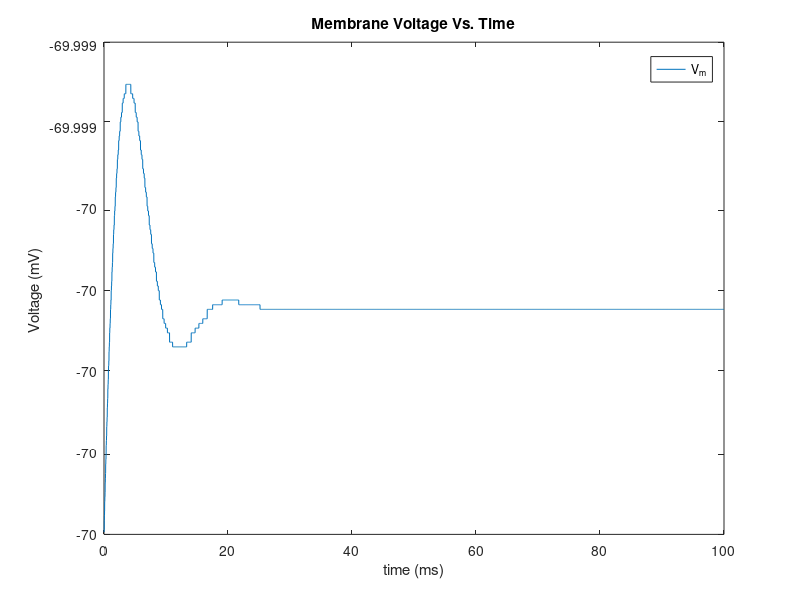
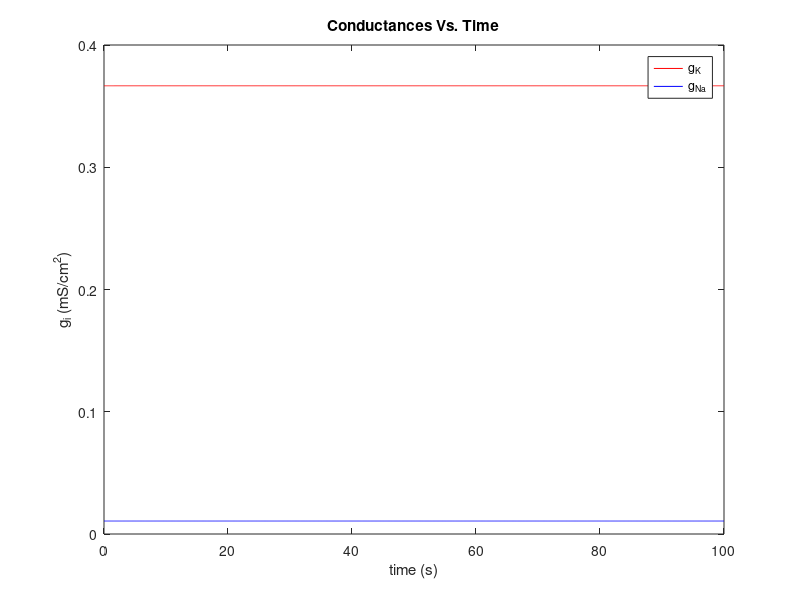

The MATLAB script that drew these images, in order:
%%%%%% Problem 1: No Current Stimulation %%%%%%%%

%% initialize constant values %%
g_bar_K = 36;
g_bar_Na = 120;
g_bar_L = 0.3;
E_K = -12; 
E_Na = 115;
E_L = 10.6;
Vm = 0;
V_rest = -70;
C_m = 1.0;
I = 0;

%% inital gate Variables %%
alpha_m = 0.1*((25-Vm)/(exp((25-Vm)/10) - 1));
beta_m = 4*exp(-Vm/18);
alpha_n = .01 * ((10-Vm)/(exp((10-Vm)/10) - 1));
beta_n = .125*exp(-Vm/80);
alpha_h = .07*exp(-Vm/20);
beta_h = 1/(exp((30-Vm)/10) + 1);

%% initialize gate constants in vector %% 
m(1) = alpha_m/(alpha_m+beta_m);
n(1) = alpha_n/(alpha_n+beta_n);
h(1) = alpha_h/(alpha_h+beta_h);

%% set up time and start loop %% 
t = 0:.01:100;
for step = 1:length(t)-1
    %% calculate gate variables %%
    alpha_m(step) = 0.1*((25-Vm(step))/(exp((25-Vm(step))/10) - 1));
    beta_m(step) = 4*exp(-Vm(step)/18);
    alpha_n(step) = .01 * ((10-Vm(step))/(exp((10-Vm(step))/10) - 1));
    beta_n(step) = .125*exp(-Vm(step)/80);
    alpha_h(step) = .07*exp(-Vm(step)/20);
    beta_h(step) = 1/(exp((30-Vm(step))/10) + 1);
    
    %% calculate currents %%
    I_Na = (m(step)^3)*g_bar_Na*h(step)*(Vm(step)-E_Na);
    I_K = (n(step)^4)*g_bar_K*(Vm(step)-E_K);
    I_L = g_bar_L*(Vm(step)-E_L);
    I_ion = I - I_K - I_Na - I_L;
    
    %% calculate derivatives %%
    delta_Vm = I_ion/(C_m);
    delta_m = alpha_m(step)*(1-m(step))-beta_m(step)*m(step);
    delta_n = alpha_n(step)*(1-n(step))-beta_n(step)*n(step);
    delta_h = alpha_h(step)*(1-h(step))-beta_h(step)*h(step);

    %% euler formula to update values with derivatives %%
    Vm(step + 1) = Vm(step) + .01*delta_Vm;
    m(step + 1) = m(step) + .01*delta_m;
    n(step + 1) = n(step) + .01*delta_n;
    h(step + 1) = h(step) + .01*delta_h;
    
end

%% Use actual resting voltage %%
V = Vm + V_rest;


%% conductances %%
g_K = g_bar_K*(n.^4);
g_Na = g_bar_Na*(m.^3).*h;

%% plots %%

    % plot for membrane voltage
    figure
    plot(t,V)
    title('Membrane Voltage Vs. Time')
    xlabel('time (ms)')
    ylabel('Voltage (mV)')
    legend('V_m')
    
    % plot for conducatances 
    figure
    plot(t,g_K,'r',t,g_Na,'b')
    title('Conductances Vs. Time')
    xlabel('time (s)')
    ylabel('g_i (mS/cm^2)')
    legend('g_K','g_N_a')